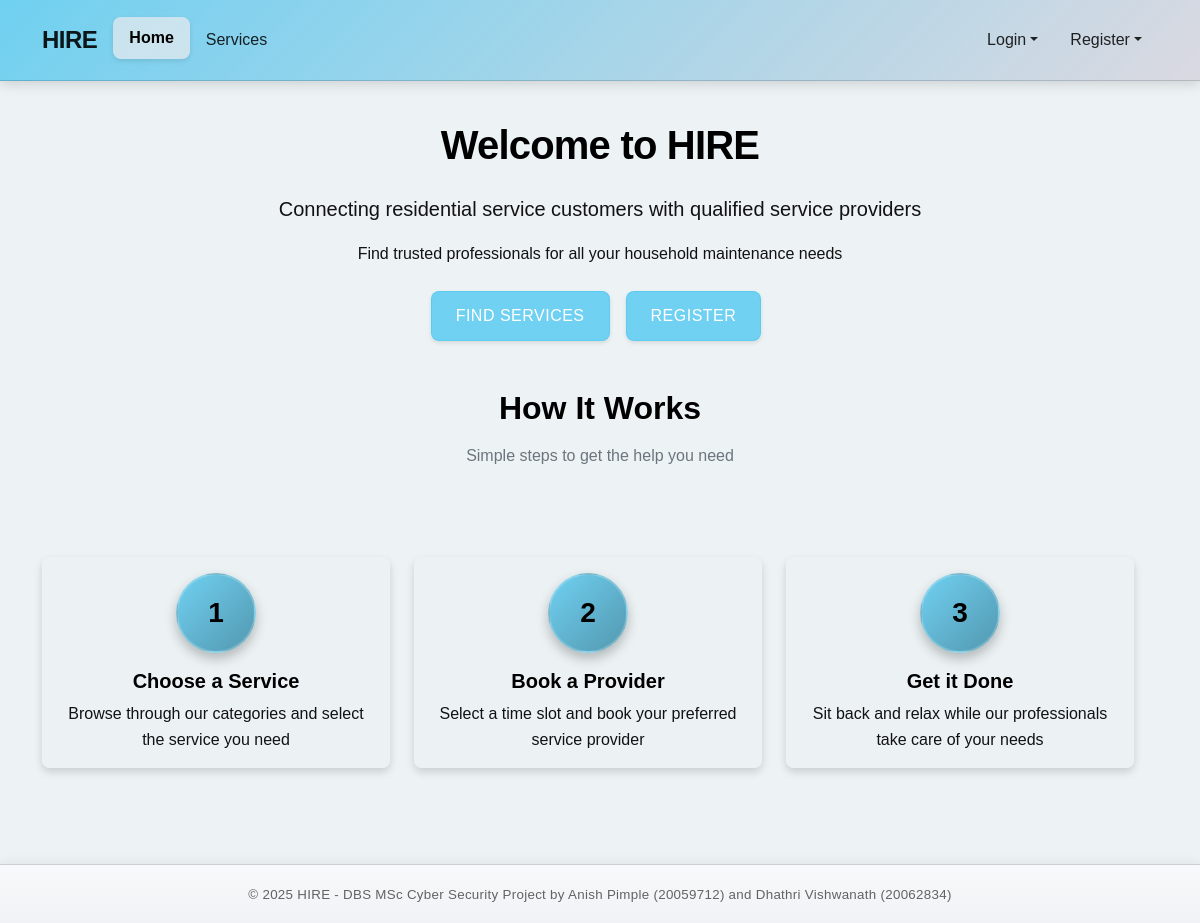
Before: / with the older database file.
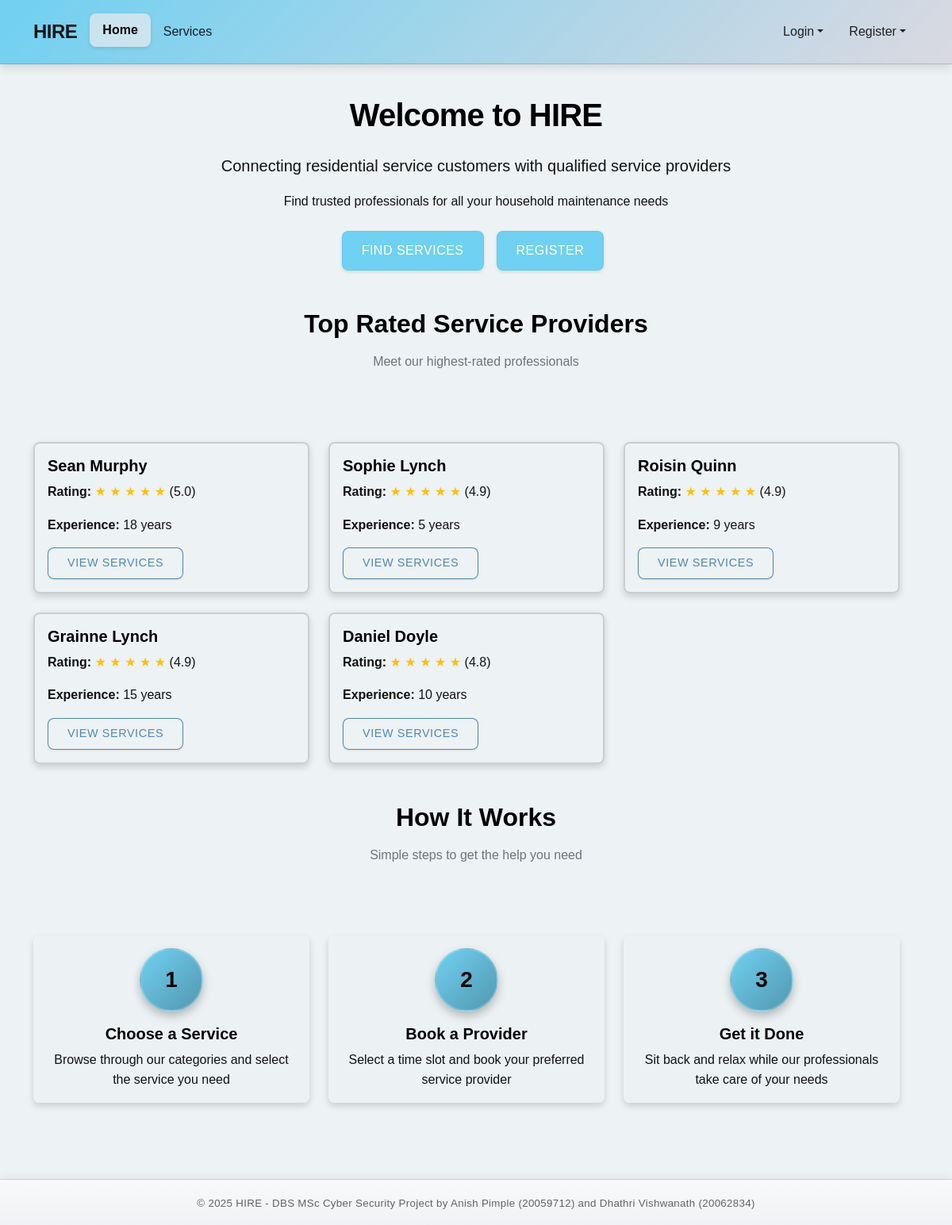
After: the same page with the newer database file.
### models.py (models this page shows, shortened)
class Provider(db.Model):
    __tablename__ = 'providers'
    id = db.Column(db.Integer, primary_key=True)
    email = db.Column(db.String(100), unique=True, nullable=False)
    phone = db.Column(db.String(15), unique=True, nullable=False)
    password_hash = db.Column(db.String(128), nullable=False)
    first_name = db.Column(db.String(50), nullable=False)
    last_name = db.Column(db.String(50), nullable=False)
    verification_document = db.Column(db.String(255), nullable=False)
    experience_years = db.Column(db.Integer, default=0)
    is_available = db.Column(db.Boolean, default=True)
    avg_rating = db.Column(db.Float, nullable=True)
    is_verified = db.Column(db.Boolean, default=False)
    created_at = db.Column(db.DateTime, default=datetime.utcnow)
    addresses = db.relationship('Address', backref='provider', lazy=True,
                              foreign_keys='Address.provider_id')
    services = db.relationship('ProviderCategory', backref='provider', lazy=True)
    bookings = db.relationship('Booking', backref='provider', lazy=True)
    def get_full_name(self):
        return f"{self.first_name} {self.last_name}"

### routes.py (the view)
@main_bp.route('/')
def index():
    categories = ServiceCategory.query.all()
    top_providers = Provider.query.filter(Provider.avg_rating.isnot(None)).order_by(Provider.avg_rating.desc()).limit(5).all()
    return render_template('index.html', categories=categories, top_providers=top_providers, user=get_current_user())

### app.py (called while the page is built)
@app.context_processor
def inject_env_variables():
    return dict(
        GOOGLE_MAPS_API_KEY=os.getenv('GOOGLE_MAPS_API_KEY')
    )

@app.context_processor
def utility_processor():
    def format_datetime(value, format='%d %b, %Y %H:%M'):
        """Format a datetime object to string"""
        if value is None:
            return ""
        return value.strftime(format)
    def format_currency(value):
        """Format a number as currency"""
        if value is None:
            return "€0.00"
        return f"${value:.2f}"
    return dict(
        format_datetime=format_datetime,
        format_currency=format_currency
    )

### routes.py (called while the page is built)
def get_current_user():
    user_id = session.get('user_id')
    user_type = session.get('user_type')
    if not user_id or not user_type:
        return None
    if user_type == 'customer':
        return Customer.query.get(user_id)
    elif user_type == 'provider':
        return Provider.query.get(user_id)
    return None

### templates/index.html (shortened to what this page needs)
{% extends "base.html" %}
{% block content %}
<div class="row mb-5">
    <div class="col-md-8 offset-md-2 text-center">
        <h1 class="display-4 mb-4">Welcome to HIRE</h1>
        <p class="lead">Connecting residential service customers with qualified service providers</p>
        <p class="mb-4">Find trusted professionals for all your household maintenance needs</p>
        <div class="d-grid gap-2 d-md-flex justify-content-md-center">
            <a href="{{ url_for('service.service_list') }}" class="btn btn-primary btn-lg px-4 me-md-2">Find Services</a>
            {% if not user %}
            <a href="{{ url_for('customer.register') }}" class="btn btn-primary btn-lg px-4 me-md-2">Register</a>
            {% endif %}
        </div>
    </div>
</div>
{% if top_providers %}
<div class="row mb-5">
    <div class="col-12 text-center mb-4">
        <h2>Top Rated Service Providers</h2>
        <p class="text-muted">Meet our highest-rated professionals</p>
    </div>
    <div class="row row-cols-1 row-cols-md-3 g-4">
        {% for provider in top_providers %}
        <div class="col">
            <div class="card h-100">
                <div class="card-body">
                    <h5 class="card-title">{{ provider.get_full_name() }}</h5>
                    <p class="card-text">
                        <strong>Rating:</strong>
                        {% for i in range(5) %}
                            {% if i < provider.avg_rating|int %}
                                <span class="text-warning">★</span>
                            {% elif i < provider.avg_rating|round(0, 'ceil')|int and (provider.avg_rating % 1) >= 0.5 %}
                                <span class="text-warning">★</span>
                            {% else %}
                                <span class="text-secondary">★</span>
                            {% endif %}
                        {% endfor %}
                        ({{ provider.avg_rating|round(1) }})
                    </p>
                    <p class="card-text"><strong>Experience:</strong> {{ provider.experience_years }} years</p>
                    <a href="{{ url_for('service.service_list') }}" class="btn btn-sm btn-outline-primary">View Services</a>
                </div>
            </div>
        </div>
        {% endfor %}
    </div>
</div>
{% endif %}
<div class="row mb-5">
    <div class="col-12 text-center mb-4">
        <h2>How It Works</h2>
        <p class="text-muted">Simple steps to get the help you need</p>
    </div>
    <div class="row row-cols-1 row-cols-md-3 g-4">
        <div class="col">
            <div class="card h-100 border-0">
                <div class="card-body text-center">
                    <div class="bg-light rounded-circle mx-auto d-flex align-items-center justify-content-center mb-3" style="width: 80px; height: 80px;">
                        <h3 class="m-0">1</h3>
                    </div>
                    <h5 class="card-title">Choose a Service</h5>
                    <p class="card-text">Browse through our categories and select the service you need</p>
                </div>
            </div>
        </div>
        <div class="col">
            <div class="card h-100 border-0">
                <div class="card-body text-center">
                    <div class="bg-light rounded-circle mx-auto d-flex align-items-center justify-content-center mb-3" style="width: 80px; height: 80px;">
                        <h3 class="m-0">2</h3>
                    </div>
                    <h5 class="card-title">Book a Provider</h5>
                    <p class="card-text">Select a time slot and book your preferred service provider</p>
                </div>
            </div>
        </div>
        <div class="col">
            <div class="card h-100 border-0">
                <div class="card-body text-center">
                    <div class="bg-light rounded-circle mx-auto d-flex align-items-center justify-content-center mb-3" style="width: 80px; height: 80px;">
                        <h3 class="m-0">3</h3>
                    </div>
                    <h5 class="card-title">Get it Done</h5>
                    <p class="card-text">Sit back and relax while our professionals take care of your needs</p>
                </div>
            </div>
        </div>
    </div>
</div>
{% endblock %}

### templates/base.html (shortened to what this page needs)
<!DOCTYPE html>
<html lang="en">
<head>
    <link href="https://cdn.jsdelivr.net/npm/bootstrap@5.2.3/dist/css/bootstrap.min.css" rel="stylesheet">
    <link rel="stylesheet" href="{{ url_for('static', filename='css/style.css') }}">
</head>
<body>
        <nav class="navbar navbar-expand-lg navbar-light bg-white">
            <div class="container">
                <a class="navbar-brand" href="{{ url_for('main.index') }}">HIRE</a>
                <div class="collapse navbar-collapse" id="navbarNav">
                    <ul class="navbar-nav me-auto">
                        <li class="nav-item">
                            <a class="nav-link" href="{{ url_for('main.index') }}">Home</a>
                        </li>
                        <li class="nav-item">
                            <a class="nav-link" href="{{ url_for('service.service_list') }}">Services</a>
                        </li>
                    </ul>
                    <ul class="navbar-nav">
                        {% if session.get('user_type') %}
                            {% if session.get('user_type') == 'customer' %}
                                <li class="nav-item">
                                    <a class="nav-link" href="{{ url_for('customer.dashboard') }}">Dashboard</a>
                                </li>
                            {% elif session.get('user_type') == 'provider' %}
                                <li class="nav-item">
                                    <a class="nav-link" href="{{ url_for('provider.dashboard') }}">Dashboard</a>
                                </li>
                            {% endif %}
                            <li class="nav-item">
                                <a class="nav-link" href="{{ url_for('main.logout') }}">Logout</a>
                            </li>
                        {% else %}
                            <li class="nav-item dropdown">
                                <a class="nav-link dropdown-toggle" href="#" id="loginDropdown" role="button" data-bs-toggle="dropdown">Login</a>
                            </li>
                            <li class="nav-item dropdown">
                                <a class="nav-link dropdown-toggle" href="#" id="registerDropdown" role="button" data-bs-toggle="dropdown">Register</a>
                            </li>
                        {% endif %}
                    </ul>
                </div>
            </div>
        </nav>
    <div class="container mt-4 mb-5">
        {% block content %}{% endblock %}
    </div>
    <footer class="footer mt-auto py-3">
        <div class="container text-center">
            <span class="text-muted">© 2025 HIRE - DBS MSc Cyber Security Project by Anish Pimple (20059712) and Dhathri Vishwanath (20062834)</span>
        </div>
    </footer>
</body>
</html>

### static/css/style.css (style rules this page uses)
:root { --primary-color: #58caf0d6; --secondary-color: #200b7bb7; --accent-color: #3586a1d6; --light-color: #121212; --dark-color: #dad9e1; --darker-color: #b0cfdb; --surface-color: #edf2f4f7; --surface-color-hover: #cae6ef; --success-color: #2dc653; --warning-color: #ffbe0b; --danger-color: #a52b2d8e; --border-radius: 0.5rem; --box-shadow: 0 0.5rem 1rem rgba(0, 0, 0, 0.1); --transition: all 0.3s ease; }
body { min-height: 100vh; display: flex; flex-direction: column; font-family: 'DotGothic16', sans-serif; color: var(--light-color); background-color: var(--surface-color); line-height: 1.6; }
h1, h2, h3, h4, h5, h6 { font-family: 'DotGothic16', sans-serif; font-weight: 700; margin-bottom: 1rem; color: black; }
.display-4 { font-size: 2.5rem; font-weight: 700; letter-spacing: -0.02em; }
.lead { font-size: 1.25rem; font-weight: 400; }
.navbar { background: linear-gradient(135deg, #58caf0d6, #dad9e1 ) !important; border-bottom: 1px solid rgba(0, 0, 0, 0.15); box-shadow: 0 3px 12px rgba(0, 0, 0, 0.15); padding: 1rem 0; }
.navbar-brand { font-weight: 700; font-size: 1.5rem; letter-spacing: -0.5px; }
.navbar-light .navbar-nav .nav-link { color: rgba(0, 0, 0, 0.85); font-weight: 500; padding: 0.5rem 1rem; border-radius: var(--border-radius); transition: var(--transition); }
.navbar-light .navbar-nav .nav-link:hover, .navbar-light .navbar-nav .nav-link.active { color: black; background-color: #f5efefa5; transform: translateY(-2px); box-shadow: 0 2px 5px rgba(0, 0, 0, 0.1); font-weight: 600; }
.btn { border-radius: var(--border-radius); padding: 0.5rem 1.5rem; font-weight: 500; transition: var(--transition); text-transform: uppercase; letter-spacing: 0.5px; font-size: 0.9rem; }
.btn-primary { background: linear-gradient(135deg, var(--primary-color), var(--primary-color) 90%); border-color: var(--primary-color); color: white; box-shadow: 0 2px 4px rgba(0, 0, 0, 0.1); }
.btn-outline-primary { color: #266da6cc; border-color: #266da6cc; background-color: var(--surface-color); box-shadow: 0 1px 3px rgba(0, 0, 0, 0.08); letter-spacing: 0.6px; }
.btn-lg { padding: 0.75rem 2rem; font-size: 1rem; }
.card { border-radius: var(--border-radius); border: 2px solid rgba(0, 0, 0, 0.15); background-color: var(--surface-color); box-shadow: 0 0.25rem 0.5rem rgba(0, 0, 0, 0.15); transition: var(--transition); overflow: hidden; color: var(--light-color); }
.card-title { color: black; }
.text-warning { color: var(--warning-color) !important; }
.bg-light.rounded-circle { background: linear-gradient(135deg, var(--primary-color), var(--accent-color)) !important; color: white; box-shadow: 0 0.35rem 0.7rem rgba(0, 0, 0, 0.25); transition: var(--transition); border: 2px solid rgba(255, 255, 255, 0.2); }
.footer { background: linear-gradient(180deg, #f8f9fa, #f0f2f5) !important; color: var(--light-color); padding: 2rem 0; margin-top: auto; border-top: 1px solid rgba(0, 0, 0, 0.15); box-shadow: 0 -3px 10px rgba(0, 0, 0, 0.05); }
.footer .text-muted { color: rgba(0, 0, 0, 0.6) !important; font-size: smaller; font-weight: 500; letter-spacing: 0.3px; }
.display-4, .lead, .btn-lg { animation: fadeIn 1s ease-out; }

Changed rows visible on the page:
added Provider: get_full_name "Sean Murphy", avg_rating "5.0", experience_years "18"
added Provider: get_full_name "Sophie Lynch", avg_rating "4.9", experience_years "5"
added Provider: get_full_name "Roisin Quinn", avg_rating "4.9", experience_years "9"
added Provider: get_full_name "Grainne Lynch", avg_rating "4.9", experience_years "15"
added Provider: get_full_name "Daniel Doyle", avg_rating "4.8", experience_years "10"
Other visible differences:
text now shown: "Top Rated Service Providers Meet our highest-rated professionals"
